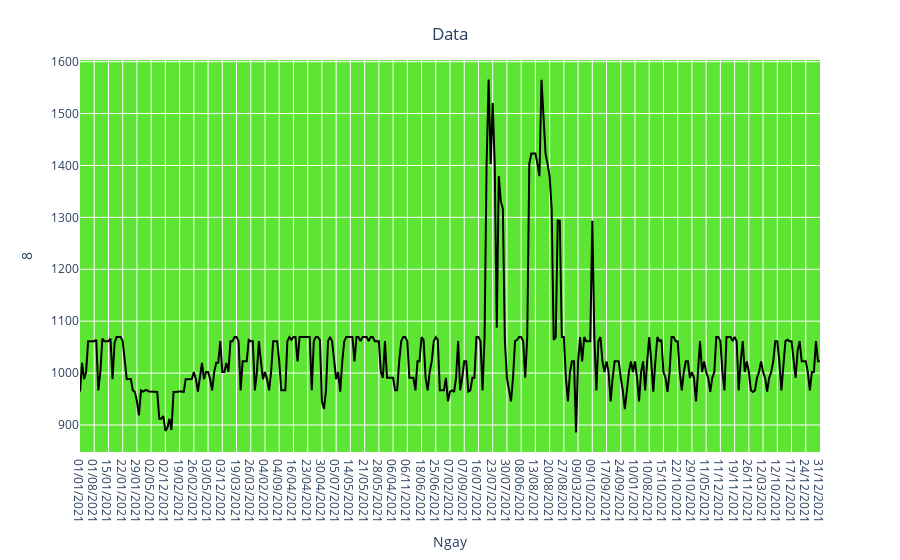

Here is the notebook cell this chart was saved with:
### Code cell
import plotly.express as px
fig = px.line(y=df['8'], x=df['Ngay'])
fig.update_traces(line_color='black') 
fig.update_layout(xaxis_title="Ngay", 
                  yaxis_title="8",
                  title={'text': "Data", 'y':0.95, 'x':0.5, 'xanchor':'center', 'yanchor':'top'},
                  plot_bgcolor='rgba(53,223,0,0.8)')

### Figure 1 — Plotly figure (JSON) as saved in the notebook; plotly's stock layout.template omitted (floating-point values rounded to 4 significant figures; data arrays with more than 128 entries replaced by an {"elided": "..."} marker saying what was removed)
{"data": [{"hovertemplate": "x=%{x}<br>y=%{y}<extra></extra>", "legendgroup": "", "line": {"color": "black", "dash": "solid"}, "marker": {"symbol": "circle"}, "mode": "lines", "name": "", "orientation": "v", "showlegend": false, "type": "scatter", "x": {"elided": "365 str values"}, "xaxis": "x", "y": {"elided": "365 float values"}, "yaxis": "y"}], "layout": {"autosize": true, "legend": {"tracegroupgap": 0}, "margin": {"t": 60}, "plot_bgcolor": "rgba(53,223,0,0.8)", "title": {"text": "Data", "x": 0.5, "xanchor": "center", "y": 0.95, "yanchor": "top"}, "xaxis": {"anchor": "y", "autorange": true, "domain": [0, 1], "range": [0, 364], "title": {"text": "Ngay"}, "type": "category"}, "yaxis": {"anchor": "x", "autorange": true, "domain": [0, 1], "range": [847.9, 1603.0], "title": {"text": "8"}, "type": "linear"}}}
